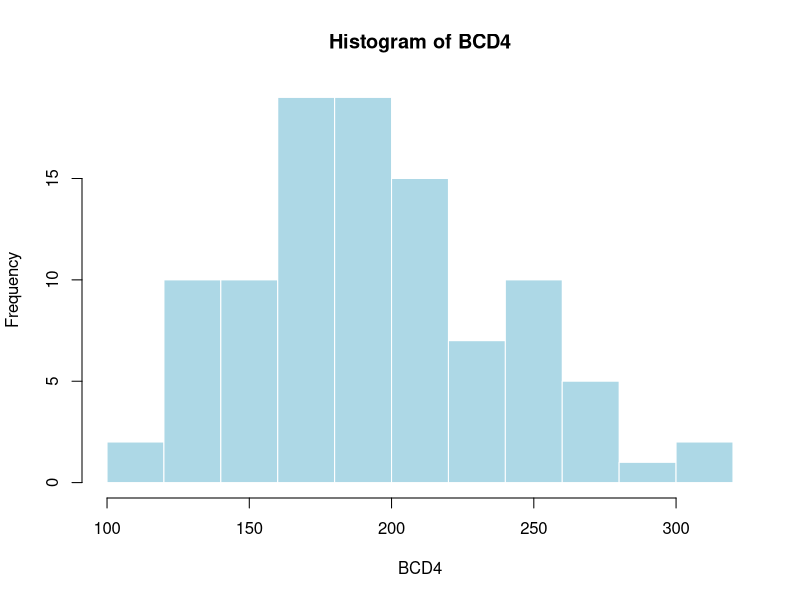
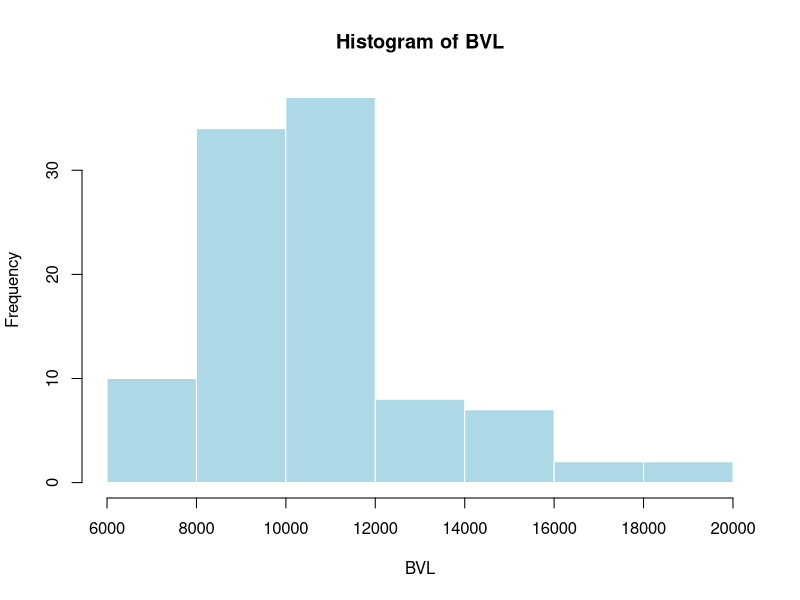
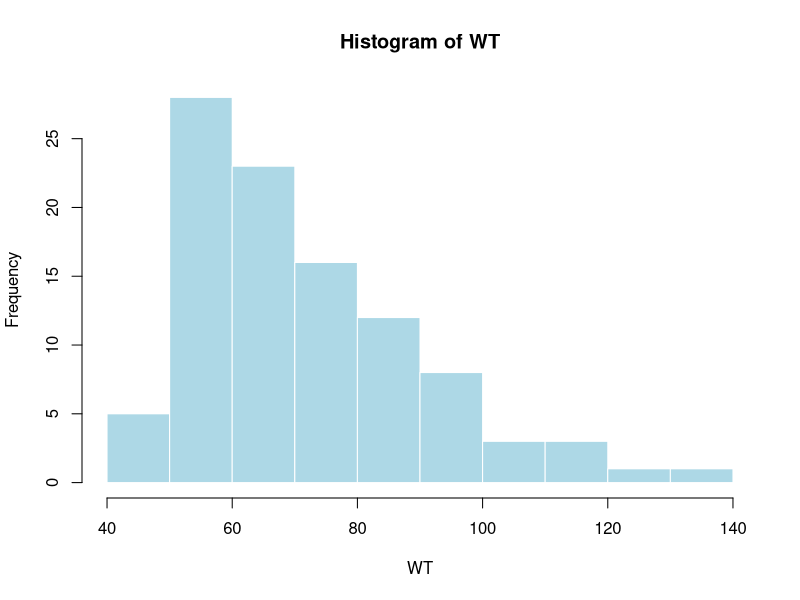
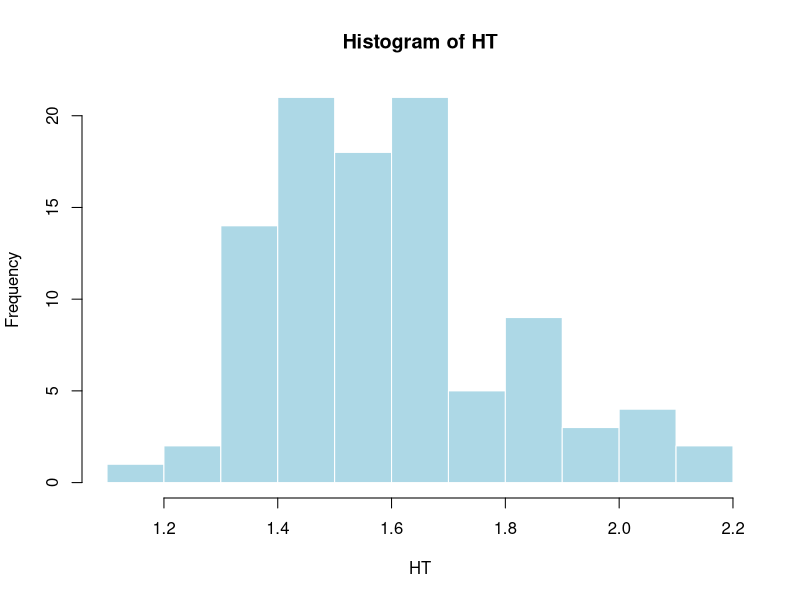
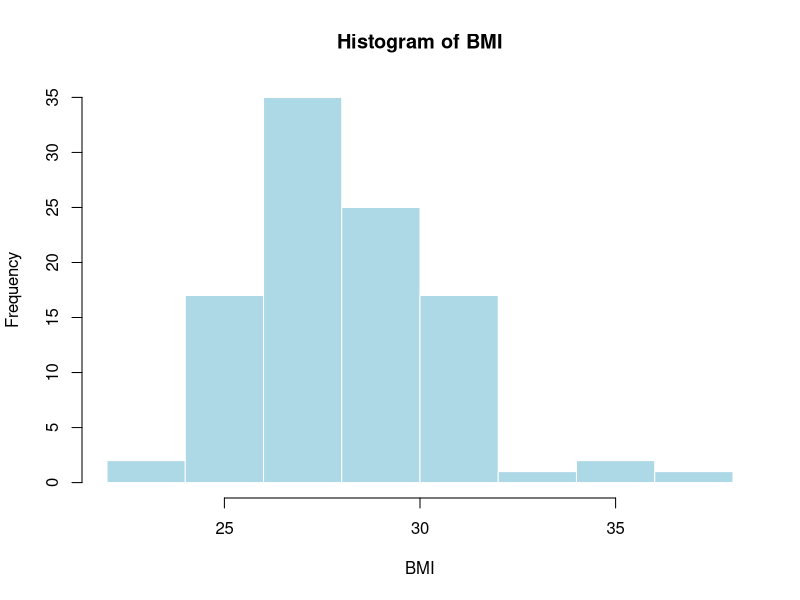

These charts were generated, in order, by the following R code:
## ---- chunk 1
library(dplyr)
library(tidyr)
library(ggplot2)
library(knitr)
## ---- chunk 2
getwd()
## ---- chunk 3
# read.csv(), read.table()
data_pd <- read.csv("BPI889_PD_run-in.csv", header = TRUE)
data_cov <- read.table("BPI889_demographics.tab", header = TRUE, sep = "")
## ---- chunk 4
str(data_pd)
str(data_cov)
## ---- chunk 5
names(data_pd)[1] <- "ID" # change the name of column in dataframe using names()
## ---- chunk 6
# gather() to transform wide to long format
tidy_pd <- gather(
  data_pd,
  key = "TIME",
  value = "CD4",
  -ID) # exclude ID column
## ---- chunk 7
# check the class of the variable
summary(tidy_pd)
# CD4 --> as.numeric()
tidy_pd$CD4 <- as.numeric(tidy_pd$CD4)
# TIME, only keeps numbers/ remove part of the string using gsub()
tidy_pd$TIME <- gsub("day.", "", tidy_pd$TIME)
tidy_pd$TIME <- as.numeric(tidy_pd$TIME)
## ---- chunk 8
# check the class of the variables
summary(data_cov)
# factorize SEX, and rename F/M to Female and Male, using factor()
data_cov$SEX <- factor(data_cov$SEX ,
                       levels = c("F","M"),
                       labels = c("Female", "Male"))
# factorize TB, rename 0/1 to HIV/HIV/TB using factor()
data_cov$TB <- factor(data_cov$TB,
                      levels = c(0, 1),
                      labels = c("HIV", "HIV+TB"))
## ---- chunk 9
# calculate BMI, BMI = weight/height2, weight - kg, height - m
# change unit of HT to m
data_cov$HT <- data_cov$HT/100
bmi <- function(WT, HT){
  bmi <- WT/(HT^2)
  bmi <- round(bmi, digits = 1) # limits decimals into 1 decimal using round()
  return(bmi)
}
data_cov$BMI <- bmi(data_cov$WT, data_cov$HT)
data_cov$CBMI <- NA
# ifelse() to assign values 0,1,2,3 to the variable CBMI
data_cov$CBMI <- ifelse(data_cov$SEX == "Male" & data_cov$BMI <= 20 | data_cov$SEX == "Female" & data_cov$BMI <= 18, 0,
                        ifelse(data_cov$BMI <= 25, 1, 
                               ifelse(data_cov$BMI <= 30, 2, 3)))
# re-class 0,1,2,3 to underweight, lean, overweight, obese with labels using factor()
data_cov$CBMI <- factor(data_cov$CBMI,
      levels = c(0,1,2,3),
      labels = c("underwight", "lean", "overweight", "obese"))
# summary of CBMI, to see the amount of each factor
table(data_cov$CBMI)
## ---- chunk 10
# use three ways to merge datasets to see the differences
# cbind()
data_cbind <- cbind(tidy_pd, data_cov)
# merge(x,y, all=TRUE), full outer join
data_merge <- merge(tidy_pd, data_cov, all = TRUE)
# merge(x,y,by=ID), inner join by default
data_all <- merge(tidy_pd, data_cov, by = "ID")
## ---- chunk 11
# check
names(data_all)
# reorder ID, TIME, CD4, BCD4, BVL, WT, HT, BMI, CBMI, SEX, TB, using dplyr
data_all <- data_all %>% 
  select(ID, TIME, CD4, BCD4, BVL, WT, HT, BMI, CBMI, SEX, TB)
## ---- chunk 12
# order() the dataframe[ , ], first increasing ID and then TIME
data_all <- data_all[order(data_all$ID, data_all$TIME), ]
## ---- chunk 13
# use duplicated() to extract the first record of each individual
data_first <- data_all[!duplicated(data_all$ID), ]

# summarize all continuous time-invariant variables BCD4, BVL, WT, HT, BMI in data_first
# summary() in basic R or dplyr
# dplyr
data_first %>% 
  select(BCD4, BVL, WT, HT, BMI) %>% 
  summary()

# basic R
# summary(data_first[ ,c("BCD4","BVL","WT","HT","BMI") ])

# summarize all categorical time-invariant variables CBMI, SEX, TB in data_first (dplyr)
data_first %>% 
  select(CBMI, SEX, TB) %>% 
  summary()

## ---- chunk 14
for (var in c("BCD4", "BVL", "WT", "HT", "BMI")){
  hist(data_first[[var]], # data
       main = paste("Histogram of", var),
       xlab = var,
       col = "lightblue",
       border = "white")
}

## ---- chunk 15

## ---- chunk 16

## ---- chunk 17

## ---- chunk 18

## ---- chunk 19

## ---- chunk 20

## ---- chunk 21

